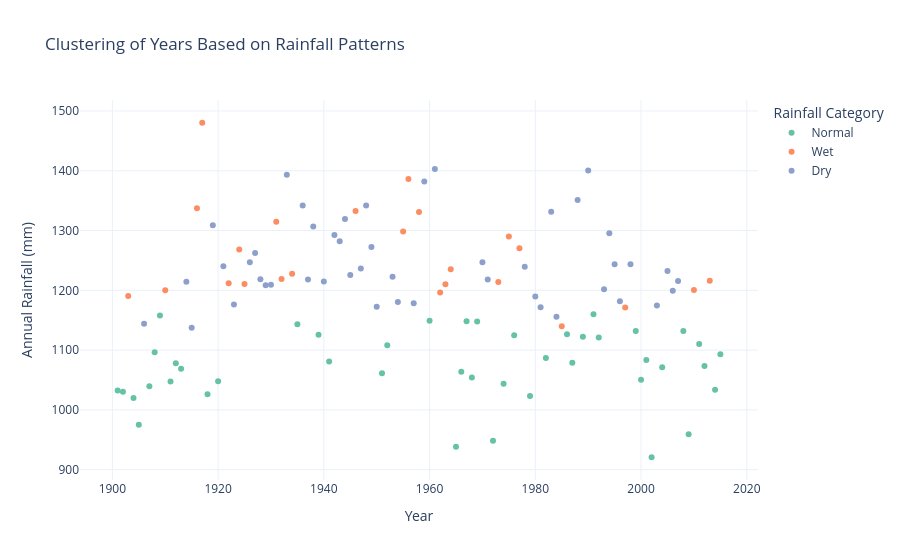

The cell this chart's notebook holds for it:
### Markdown cell above
# Grouping Years Based on Rainfall Patterns

### Code cell
from sklearn.cluster import KMeans
from sklearn.preprocessing import StandardScaler

# prepare data for clustering
rainfall_features = df[['Jan-Feb', 'Mar-May', 'Jun-Sep', 'Oct-Dec', 'ANNUAL']]
scaler = StandardScaler()
scaled_features = scaler.fit_transform(rainfall_features)

# perform k-means clustering
kmeans = KMeans(n_clusters=3, random_state=42)
df['Rainfall_Cluster'] = kmeans.fit_predict(scaled_features)

# map cluster labels to categories (e.g., Dry, Normal, Wet)
cluster_labels = {0: 'Dry', 1: 'Normal', 2: 'Wet'}
df['Rainfall_Category'] = df['Rainfall_Cluster'].map(cluster_labels)

fig = px.scatter(
    df,
    x='YEAR',
    y='ANNUAL',
    color='Rainfall_Category',
    title='Clustering of Years Based on Rainfall Patterns',
    labels={'YEAR': 'Year', 'ANNUAL': 'Annual Rainfall (mm)', 'Rainfall_Category': 'Rainfall Category'},
    color_discrete_sequence=px.colors.qualitative.Set2,
    hover_data={'Rainfall_Cluster': True, 'Rainfall_Category': True}
)

fig.update_layout(
    template='plotly_white',
    legend_title='Rainfall Category',
    height=500
)

fig.show()

### Figure 1 — Plotly figure (JSON) as saved in the notebook; plotly's stock layout.template omitted (floating-point values rounded to 4 significant figures)
{"data": [{"customdata": [[1, "Normal"], [1, "Normal"], [1, "Normal"], [1, "Normal"], [1, "Normal"], [1, "Normal"], [1, "Normal"], [1, "Normal"], [1, "Normal"], [1, "Normal"], [1, "Normal"], [1, "Normal"], [1, "Normal"], [1, "Normal"], [1, "Normal"], [1, "Normal"], [1, "Normal"], [1, "Normal"], [1, "Normal"], [1, "Normal"], [1, "Normal"], [1, "Normal"], [1, "Normal"], [1, "Normal"], [1, "Normal"], [1, "Normal"], [1, "Normal"], [1, "Normal"], [1, "Normal"], [1, "Normal"], [1, "Normal"], [1, "Normal"], [1, "Normal"], [1, "Normal"], [1, "Normal"], [1, "Normal"], [1, "Normal"], [1, "Normal"], [1, "Normal"], [1, "Normal"], [1, "Normal"], [1, "Normal"], [1, "Normal"], [1, "Normal"]], "hovertemplate": "Rainfall Category=%{customdata[1]}<br>Year=%{x}<br>Annual Rainfall (mm)=%{y}<br>Rainfall_Cluster=%{customdata[0]}<extra></extra>", "legendgroup": "Normal", "marker": {"color": "rgb(102,194,165)", "symbol": "circle"}, "mode": "markers", "name": "Normal", "orientation": "v", "showlegend": true, "type": "scatter", "x": [1901, 1902, 1904, 1905, 1907, 1908, 1909, 1911, 1912, 1913, 1918, 1920, 1935, 1939, 1941, 1951, 1952, 1960, 1965, 1966, 1967, 1968, 1969, 1972, 1974, 1976, 1979, 1982, 1986, 1987, 1989, 1991, 1992, 1999, 2000, 2001, 2002, 2004, 2008, 2009, 2011, 2012, 2014, 2015], "xaxis": "x", "y": [1032.0, 1030.0, 1020.0, 975.3, 1040.0, 1097.0, 1158.0, 1048.0, 1078.0, 1069.0, 1026.0, 1048.0, 1143.0, 1126.0, 1081.0, 1061.0, 1108.0, 1149, 938.4, 1064, 1148.0, 1054.0, 1148.0, 948.5, 1044.0, 1125.0, 1023.0, 1087.0, 1127.0, 1079.0, 1122.0, 1160.0, 1121.0, 1132, 1050.0, 1083.0, 920.8, 1071.0, 1132.0, 959.3, 1110.0, 1074.0, 1034.0, 1093.0], "yaxis": "y"}, {"customdata": [[2, "Wet"], [2, "Wet"], [2, "Wet"], [2, "Wet"], [2, "Wet"], [2, "Wet"], [2, "Wet"], [2, "Wet"], [2, "Wet"], [2, "Wet"], [2, "Wet"], [2, "Wet"], [2, "Wet"], [2, "Wet"], [2, "Wet"], [2, "Wet"], [2, "Wet"], [2, "Wet"], [2, "Wet"], [2, "Wet"], [2, "Wet"], [2, "Wet"], [2, "Wet"], [2, "Wet"]], "hovertemplate": "Rainfall Category=%{customdata[1]}<br>Year=%{x}<br>Annual Rainfall (mm)=%{y}<br>Rainfall_Cluster=%{customdata[0]}<extra></extra>", "legendgroup": "Wet", "marker": {"color": "rgb(252,141,98)", "symbol": "circle"}, "mode": "markers", "name": "Wet", "orientation": "v", "showlegend": true, "type": "scatter", "x": [1903, 1910, 1916, 1917, 1922, 1924, 1925, 1931, 1932, 1934, 1946, 1955, 1956, 1958, 1962, 1963, 1964, 1973, 1975, 1977, 1985, 1997, 2010, 2013], "xaxis": "x", "y": [1190.0, 1200.0, 1337.0, 1480.0, 1212.0, 1268.0, 1210.0, 1315.0, 1219.0, 1228.0, 1333.0, 1298.0, 1386.0, 1331, 1196.0, 1210.0, 1235.0, 1214, 1290.0, 1270.0, 1140, 1171.0, 1200.0, 1216.0], "yaxis": "y"}, {"customdata": [[0, "Dry"], [0, "Dry"], [0, "Dry"], [0, "Dry"], [0, "Dry"], [0, "Dry"], [0, "Dry"], [0, "Dry"], [0, "Dry"], [0, "Dry"], [0, "Dry"], [0, "Dry"], [0, "Dry"], [0, "Dry"], [0, "Dry"], [0, "Dry"], [0, "Dry"], [0, "Dry"], [0, "Dry"], [0, "Dry"], [0, "Dry"], [0, "Dry"], [0, "Dry"], [0, "Dry"], [0, "Dry"], [0, "Dry"], [0, "Dry"], [0, "Dry"], [0, "Dry"], [0, "Dry"], [0, "Dry"], [0, "Dry"], [0, "Dry"], [0, "Dry"], [0, "Dry"], [0, "Dry"], [0, "Dry"], [0, "Dry"], [0, "Dry"], [0, "Dry"], [0, "Dry"], [0, "Dry"], [0, "Dry"], [0, "Dry"], [0, "Dry"], [0, "Dry"], [0, "Dry"]], "hovertemplate": "Rainfall Category=%{customdata[1]}<br>Year=%{x}<br>Annual Rainfall (mm)=%{y}<br>Rainfall_Cluster=%{customdata[0]}<extra></extra>", "legendgroup": "Dry", "marker": {"color": "rgb(141,160,203)", "symbol": "circle"}, "mode": "markers", "name": "Dry", "orientation": "v", "showlegend": true, "type": "scatter", "x": [1906, 1914, 1915, 1919, 1921, 1923, 1926, 1927, 1928, 1929, 1930, 1933, 1936, 1937, 1938, 1940, 1942, 1943, 1944, 1945, 1947, 1948, 1949, 1950, 1953, 1954, 1957, 1959, 1961, 1970, 1971, 1978, 1980, 1981, 1983, 1984, 1988, 1990, 1993, 1994, 1995, 1996, 1998, 2003, 2005, 2006, 2007], "xaxis": "x", "y": [1144.0, 1214.0, 1137.0, 1309.0, 1240.0, 1176.0, 1247.0, 1263.0, 1218.0, 1208.0, 1209.0, 1394.0, 1342.0, 1218.0, 1307.0, 1215.0, 1293.0, 1282.0, 1319.0, 1226.0, 1237.0, 1342.0, 1272.0, 1172.0, 1223.0, 1180.0, 1178.0, 1382.0, 1403, 1247, 1218, 1239.0, 1190.0, 1172.0, 1332.0, 1156.0, 1351, 1401.0, 1202.0, 1296.0, 1244.0, 1182.0, 1244.0, 1174.0, 1232.0, 1199.0, 1216.0], "yaxis": "y"}], "layout": {"autosize": true, "legend": {"title": {"text": "Rainfall Category"}, "tracegroupgap": 0}, "title": {"text": "Clustering of Years Based on Rainfall Patterns"}, "xaxis": {"anchor": "y", "autorange": true, "domain": [0, 1], "range": [1894.0, 2022.0], "title": {"text": "Year"}, "type": "linear"}, "yaxis": {"anchor": "x", "autorange": true, "domain": [0, 1], "range": [881.4, 1520.0], "title": {"text": "Annual Rainfall (mm)"}, "type": "linear"}}}
